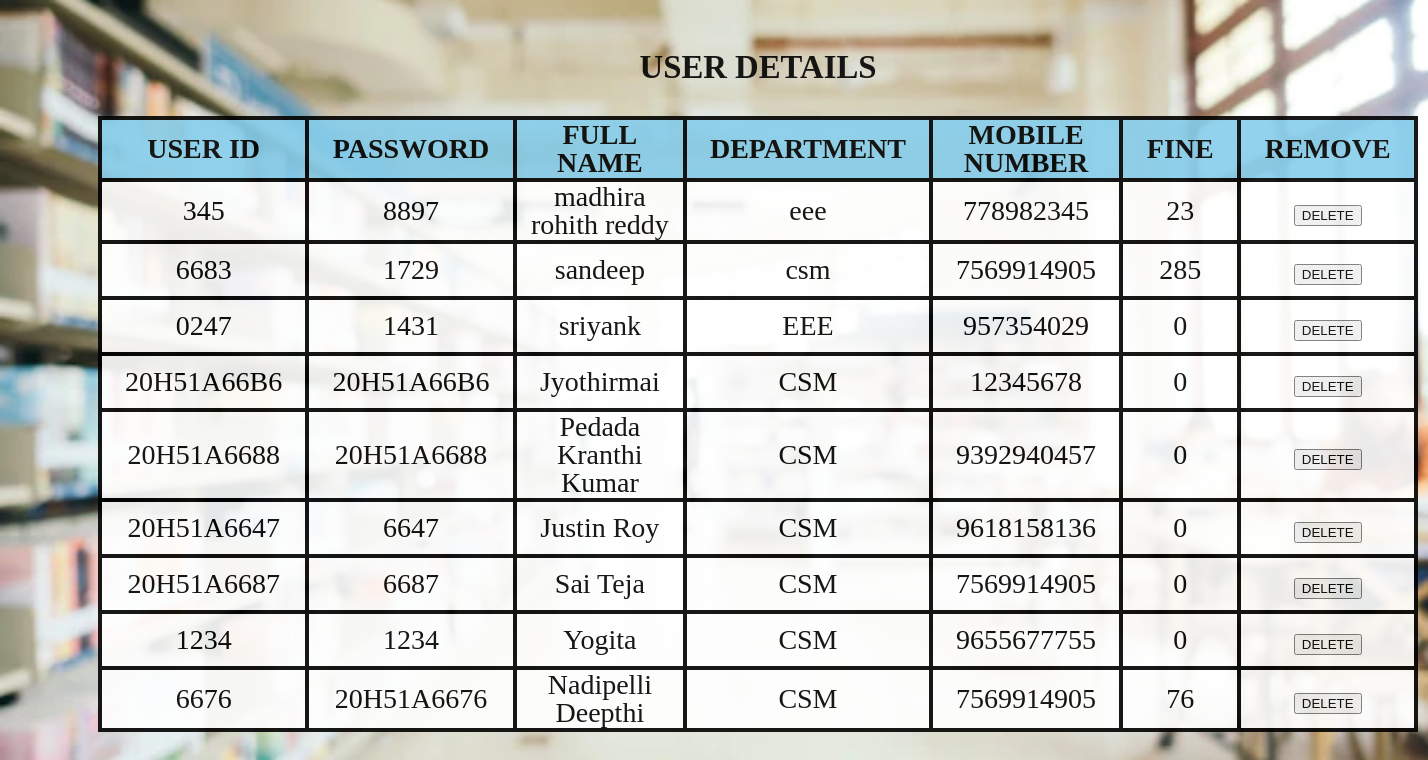
/users (signed in), run on the app's committed database.
### tables this page shows
CREATE TABLE "STUDENT"('USER ID' text ,'PASSWORD' text,'FULL NAME' text,'DEPARTMENT' text,'MOBILE NUMBER' text,'FINE' integer);

### app.py (the view)
@app.route('/users')
@admin_login_required
def student_list():
    students=run_query('select * from student;')
    return render_template('userlist.html', students = students,fields=student['keys'])

### app.py (called while the page is built)
def admin_login_required(funct, *args, **kwargs):
    @wraps(funct)
    def inner():
        if session.get('user', 'unknown') == 'unknown':
            return redirect('/admin_login')
        elif session.get('user','unknown') == 'student':
            return redirect('/')
        return funct(*args, **kwargs)
    return inner

### lib.py (called while the page is built)
def run_query(cmd):
    with connect ('sqlite.db') as con:
        cur=con.cursor()
        cur.execute(cmd)
        con.commit()
        return cur.fetchall()

### templates/userlist.html (shortened to what this page needs)
<!DOCTYPE html>
<html lang="en" dir="ltr">
  <head>
    <link rel="stylesheet" href="static/style1.css">
  </head>
    <body>
        <div class ="table">
            <table align="center" style="width:220%">
                <caption><h3>USER DETAILS</h3></caption>
            <tr>
              {% for field in fields %}
              <th bgcolor="#87CEEB">{{field}}</th>
              {% endfor %}
              <th bgcolor="#87CEEB">REMOVE</th>
            </tr>
            {% for stu in students %}
            <tr>
              {% for col in stu %}
              <td bgcolor="white">{{col}}</td>
              {% endfor %}
              <form action="/delete_user" method="post">
               <td bgcolor="white"> <button type="submit">DELETE</button></td>
              </form>
            </tr>
            {% endfor %}
          </table>
        </div>
    </body>
</html>

### static/style1.css (style rules this page uses)
body { line-height:1; background-image:url("admin.webp"); background-attachment: fixed; background-position: center; background-size: cover; }
.table { font-size: 28px; height:400px; width:600px; border-collapse: collapse; }

### templates/userlist.html (style rules this page uses)
table { position: relative; left:90px; top:10px; align-content: center; border: 4px solid black; width:550px; height: 250px; border-collapse: collapse; opacity: 0.9; }
th { align-content: center; border: 4px solid black; width:4000px; height: 50px; text-align: center; }
td { border: 4px solid black; height: 50px; width:700px; text-align: center; }

### data on the page
STUDENT: USER ID "345", PASSWORD "8897", FULL NAME "madhira rohith reddy", DEPARTMENT "eee", MOBILE NUMBER "778982345", stu "23"
STUDENT: USER ID "6683", PASSWORD "1729", FULL NAME "sandeep", DEPARTMENT "csm", MOBILE NUMBER "7569914905", FINE "285"
STUDENT: USER ID "0247", PASSWORD "1431", FULL NAME "sriyank", DEPARTMENT "EEE", MOBILE NUMBER "957354029", stu "0"
STUDENT: USER ID "20H51A66B6", PASSWORD "20H51A66B6", FULL NAME "Jyothirmai", DEPARTMENT "CSM", MOBILE NUMBER "12345678", stu "0"
STUDENT: USER ID "20H51A6688", PASSWORD "20H51A6688", FULL NAME "Pedada Kranthi Kumar", DEPARTMENT "CSM", MOBILE NUMBER "9392940457", stu "0"
STUDENT: USER ID "20H51A6647", PASSWORD "6647", FULL NAME "Justin Roy", DEPARTMENT "CSM", MOBILE NUMBER "9618158136", stu "0"
STUDENT: USER ID "20H51A6687", PASSWORD "6687", FULL NAME "Sai Teja", DEPARTMENT "CSM", MOBILE NUMBER "7569914905", stu "0"
STUDENT: USER ID "1234", PASSWORD "1234", FULL NAME "Yogita", DEPARTMENT "CSM", MOBILE NUMBER "9655677755", stu "0"
STUDENT: USER ID "6676", PASSWORD "20H51A6676", FULL NAME "Nadipelli Deepthi", DEPARTMENT "CSM", MOBILE NUMBER "7569914905", stu "76"

### other printed values
{{ field }} "USER ID" "PASSWORD" "FULL NAME" "DEPARTMENT" "MOBILE NUMBER" "FINE"
